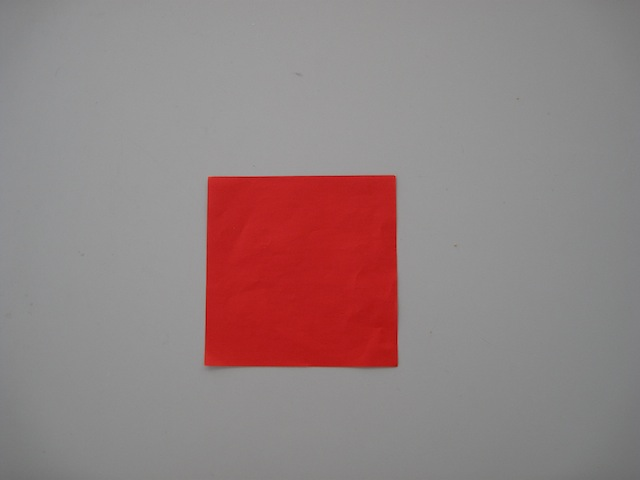
//> input picture 第8回/otsu/Debug/red_rectangle.jpg, 640 x 480 px
$ ./main   (built with g++ and OpenCV 4)
//> lines starting //> are read from the running program, lines starting //| are printed output that depends on the picture; after the words box and inside, x2 and y2 are one past the last pixel; in counts of white or black regions, pixels touching at a corner belong together
#include <iostream>
// OpenCV用のヘッダファイル
#include <opencv2/opencv.hpp>
//画像ファイル (サイズは小さめが良い)
#define FILE_NAME "./red_rectangle.jpg"
#define WINDOW_NAME_INPUT "intput"
#define WINDOW_NAME_OUTPUT "output"

int main(int argc, const char * argv[]) {
    //画像の入力
    cv::Mat gray_img;//画像の型と変数
    gray_img = cv::imread(FILE_NAME,0); //画像の読み込み
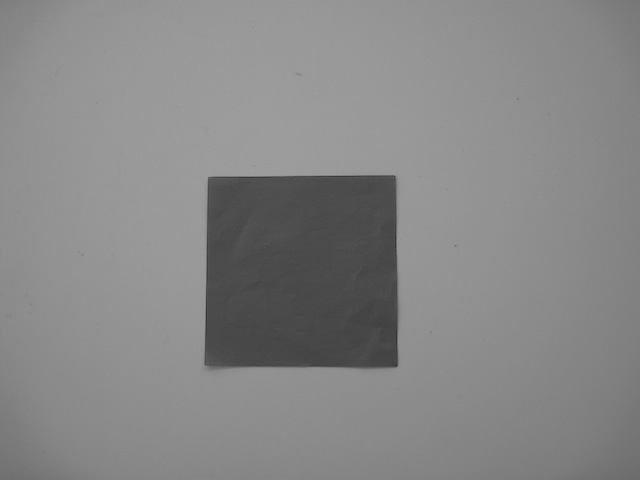
//> gray_img: 480 rows x 640 cols, CV_8UC1; min 49, max 161, mean 134.8
    if (gray_img.empty()) { //入力失敗の場合
        fprintf(stderr, "読み込み失敗\n");
        return (-1);
    }

    //二値画像のメモリ確保
    cv::Mat bin_img;
    bin_img = cv::Mat(gray_img.size(), CV_8UC1);

    // [10 lines of commented-out code are left out]
    cv::threshold(gray_img, bin_img, 0, 255, cv::THRESH_BINARY | cv::THRESH_OTSU);
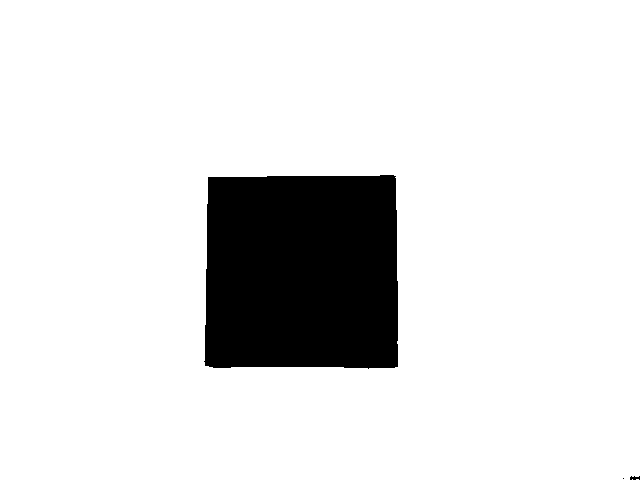
//> bin_img: 480 rows x 640 cols, CV_8UC1; 88.1% white; 3 black regions (1 under 20 px), largest, box (x1, y1, x2, y2) and area: (204, 175, 398, 369) 36472, (630, 476, 640, 480) 29

    cv::imshow(WINDOW_NAME_INPUT, gray_img);  //画像の表示
    cv::imshow(WINDOW_NAME_OUTPUT,bin_img);
    cv::waitKey(); //キー入力待ち (止める)

    return (0);

}
